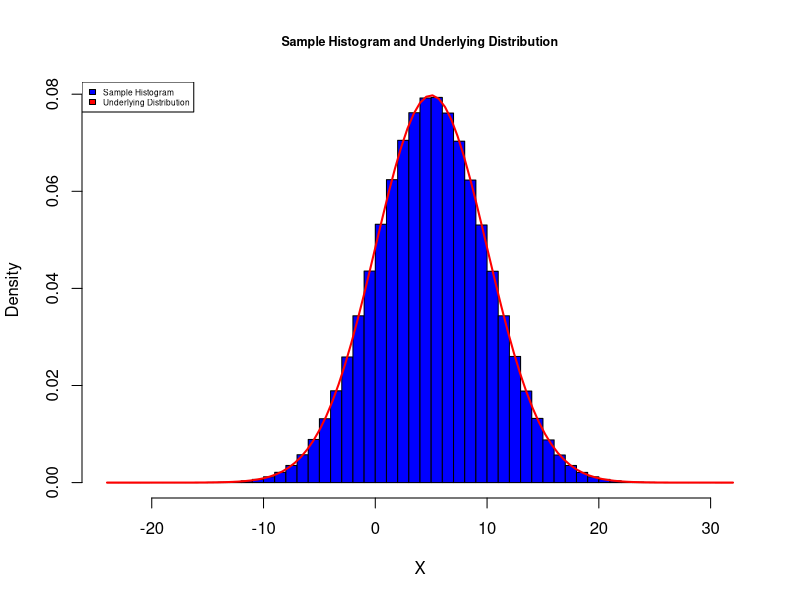
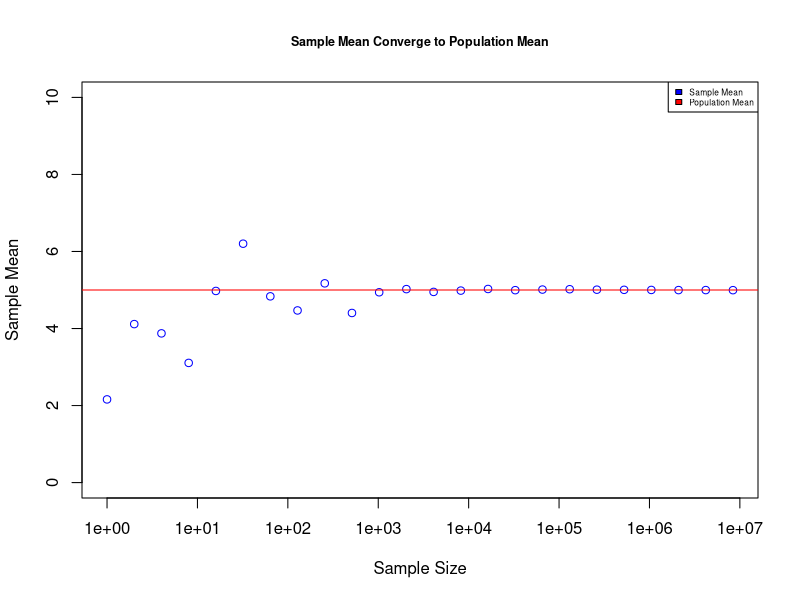
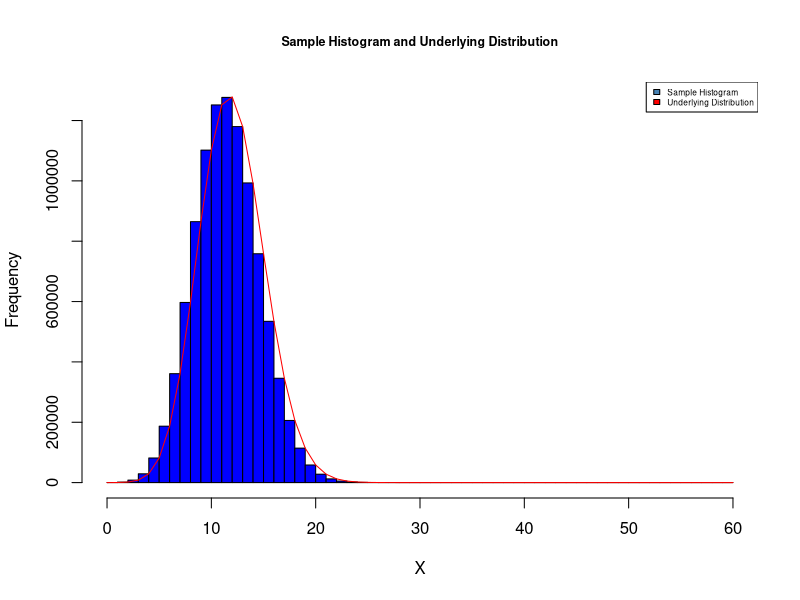
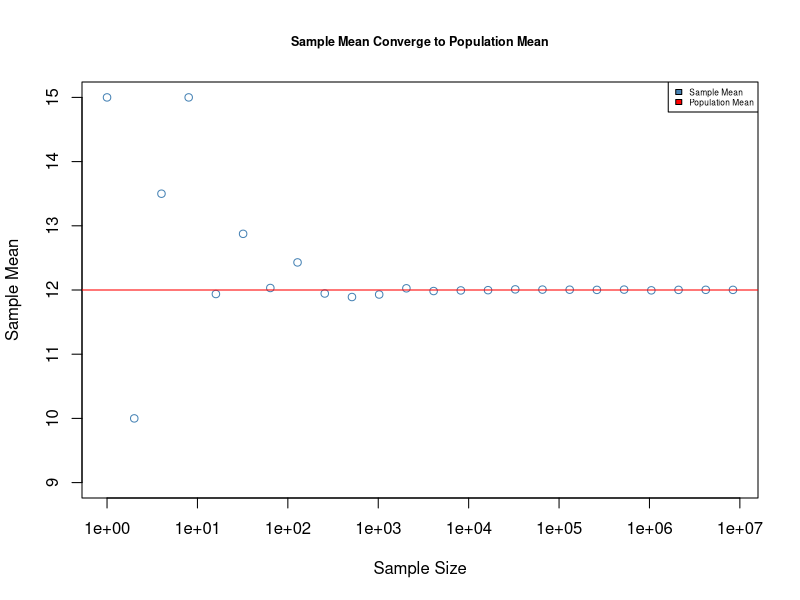
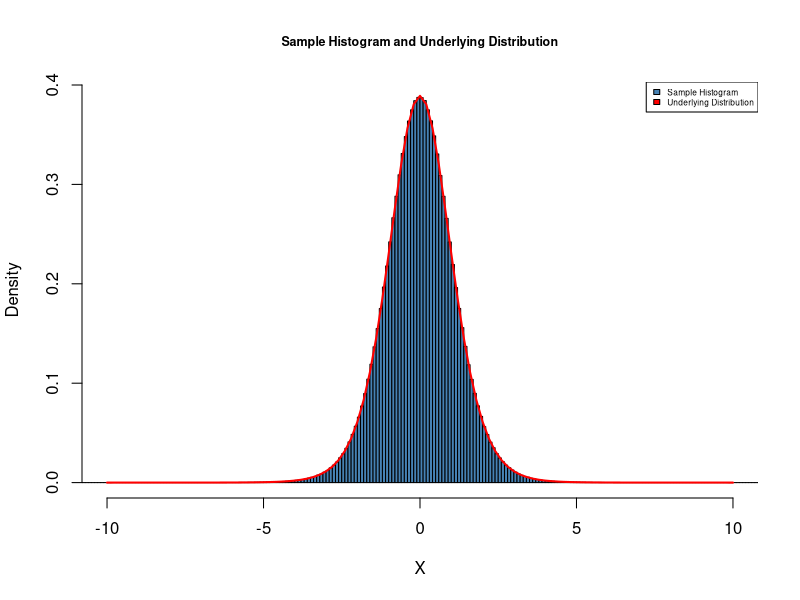
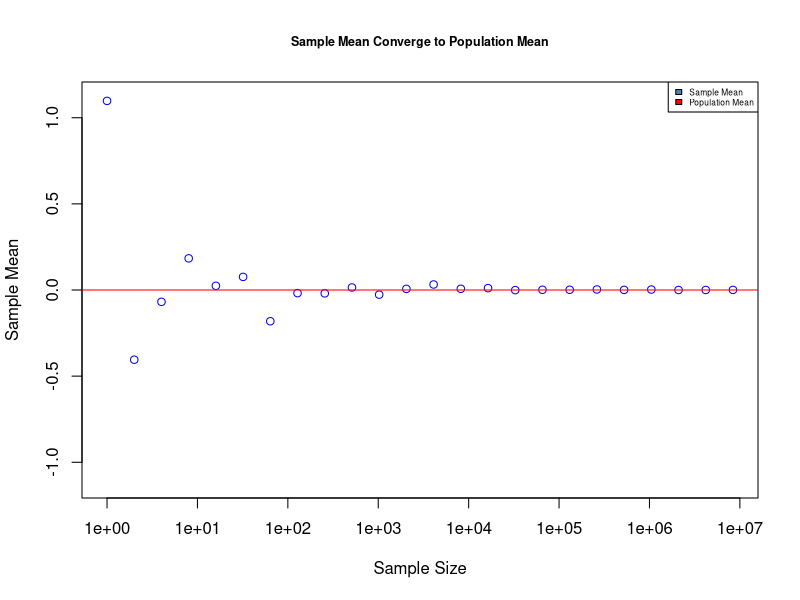
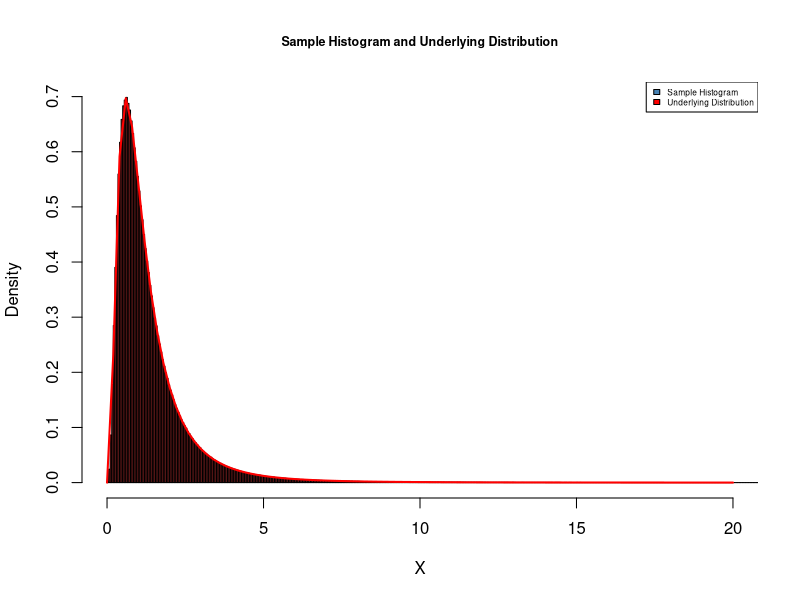
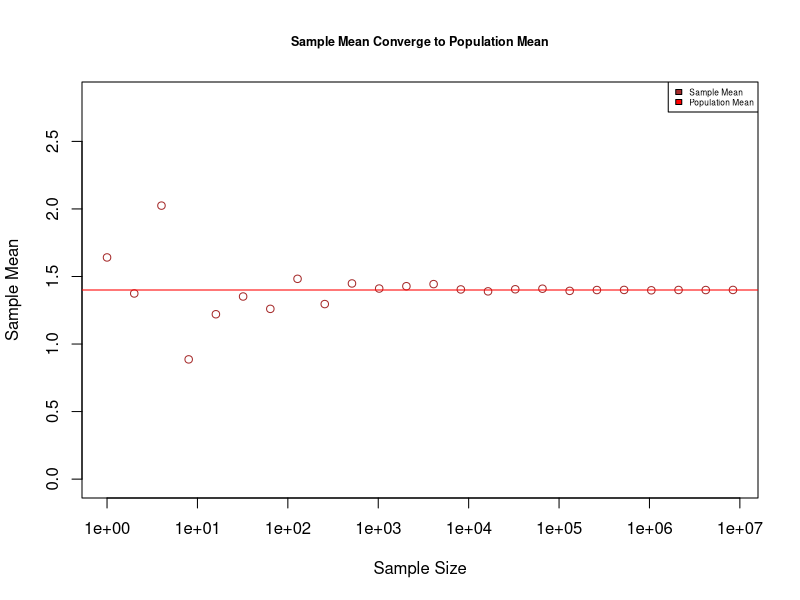

Recreate these plots in R, in order. (Note: a time limit stopped this script after it produced the figures.)
# Normal(mu, sigma^2)
N = 10000000
mu = 5
sigma = 5
# randomly generate N samples from the underlying population
X = rnorm(N, mean = mu, sd = sigma)

#Expectations
E = mu 
Var = sigma^2
sd = sigma

# Plot the histogram of N samples 
# randomly draw from the underlying population distribution Normal(mu, sigma^2)

hist(X, 
     col = "blue" , 
     freq = FALSE, 
     breaks = 50, 
     main = 'Sample Histogram and Underlying Distribution',cex.main=0.75)
#Draws from Underlying Distribution
x = seq(range(X)[1], range(X)[2], by = diff(range(X))/50 )
curve(dnorm(x, mean = mu, sd = sigma), 
      col = "red", 
      lwd = "2", 
      add = TRUE)
legend("topleft",c("Sample Histogram","Underlying Distribution"),fill=c("blue","red"),cex = 0.5 )

# The estimator is the sample mean: 1\n sum x_i

# The following is the sample size vector contains 24 samples
Sample_Size = 2^(0:23)
Sample_Mean = numeric(length = length(Sample_Size))
for (i in 1:length(Sample_Size)) {
  Sample_X = sample(X, size = Sample_Size[i] , replace = FALSE, prob = NULL)
  Mean_X = mean(Sample_X)
  Sample_Mean[i]=Mean_X
}
plot(Sample_Size, Sample_Mean, log = "x", ylim =c(mu-sigma,mu+sigma), 
     xlab ='Sample Size', ylab = 'Sample Mean', col = 'blue',
     main = 'Sample Mean Converge to Population Mean',cex.main=0.75)
abline(a = NULL, b = NULL, h = mu, col = 'red')
legend("topright",c("Sample Mean","Population Mean"),fill=c("blue","red"),cex = 0.5 )

# Binomial Distribution

N = 10000000
n_trials = 60
p = 0.2

# Randomly generate N samples from the underlying population
X = rbinom(n=N, size = n_trials, prob = p)

#Theoretical Expectations
E = n_trials*p 
Var = n_trials*p*(1-p) 
sd = as.integer(sqrt(Var))

#Plot the histogram of N Samples
#Randomly draw from the underlying population distribution N(mu,sigma^2)

hist(X,
     col = "blue",
     prob = FALSE,
     breaks = seq(0, n_trials,1),
     main = 'Sample Histogram and Underlying Distribution', cex.main=0.75)

x = seq(0,n_trials,1)
lines(x,dbinom(x,n_trials,p)* N ,col="red")
legend("topright",c("Sample Histogram","Underlying Distribution"),fill=c("steelblue","red"),cex = 0.5 )

#Underlying Population which is n_Trials*p=50*0.4=20. 
#The estimator is the sample mean: 1\n sum x_i

#The following is the sample size vector contains 24 samples
Sample_Size = 2^(0:23)
# Initialize a vector with 24 entries to store the sample mean value with each sample size candidiate
Sample_Mean = numeric(length = length(Sample_Size))
# Calculate the sample mean for each sample size 
for (i in 1:length(Sample_Size)) {
  Sample_X = sample(X, size = Sample_Size[i] , replace = FALSE, prob = NULL)
  Mean_X = mean(Sample_X)
  Sample_Mean[i]=Mean_X
}
# plot the sample mean for each sample size
plot(Sample_Size, Sample_Mean, log = "x", ylim =c(E-sd,E+sd), 
     xlab ='Sample Size', ylab = 'Sample Mean', col = 'steelblue',
     main = 'Sample Mean Converge to Population Mean',cex.main=0.75)
# Plot the Theoretical Expectation or Population Mean
abline(a = NULL, b = NULL, h = E, col = 'red')
legend("topright",c("Sample Mean","Population Mean"),fill=c("steelblue","red"),cex = 0.5 )


# t-distribution(df)
N = 10000000
df = 10
X = rt(N, df, ncp = 0)
E = 0
Var = ifelse(df > 2, df/(df-2), Inf)
sd = sqrt(Var)

# draw the histogram of N samples randomly draw 
# from the underlying population distribution t(df)
hist(X, 
     col = "steelblue" , 
     freq = FALSE, 
     breaks = 200, 
     xlim= c(-10,10), 
     main = 'Sample Histogram and Underlying Distribution',cex.main=0.75)
# draw the the underlying population distribution t(df)
x = seq(range(X)[1], range(X)[2], by = diff(range(X))/50 )
curve(dt(x,df), 
      col = "red", 
      lwd = "2", 
      add = TRUE)
legend("topright",c("Sample Histogram","Underlying Distribution"),fill=c("steelblue","red"),cex = 0.5 )

# Underlying population mu. The estimator is the sample mean: 1\n sum x_i

# the following is the sample size vector contains 24 samples
Sample_Size = 2^(0:23)
# initialize a vector with 24 entries to store the sample mean value with each sample size candidiate
Sample_Mean = numeric(length = length(Sample_Size))
# calculate the sample mean for each sample size candidiate
for (i in 1:length(Sample_Size)) {
  Sample_X = sample(X, size = Sample_Size[i] , replace = FALSE, prob = NULL)
  Mean_X = mean(Sample_X)
  Sample_Mean[i]=Mean_X
}
# plot the sample mean for each sample size candidiate
plot(Sample_Size, Sample_Mean, log = "x", ylim =c(E-sd,E+sd), 
     xlab ='Sample Size', ylab = 'Sample Mean', col = 'blue',
     main = 'Sample Mean Converge to Population Mean',cex.main=0.75)
abline(a = NULL, b = NULL, h = E, col = 'red')
legend("topright",c("Sample Mean","Population Mean"),fill=c("steelblue","red"),cex = 0.5 )

#f-distribution(df1,df2)

N = 10000000
df1 = 9
df2 = 7
# randomly generate N samples from the underlying population
X = rf(N, df1, df2)
E = df2/(df2-2)
Var =2*df2^2*(df1+df2-2)/(df1*(df2-2)^2*(df2-4))
sd = sqrt(Var) 

# draw the histogram of N samples randomly draw 
hist(X, 
     col = "brown" , 
     freq = FALSE, 
     breaks = 5000, 
     xlim= c(0,20),
     main = 'Sample Histogram and Underlying Distribution',cex.main=0.75)
# Draw the the underlying population distribution f(df1, df2)
x = seq(range(X)[1], range(X)[2], by = diff(range(X))/50 )
curve(df(x,df1,df2), 
      col = "red", 
      lwd = "2", 
      add = TRUE)
legend("topright",c("Sample Histogram","Underlying Distribution"),fill=c("steelblue","red"),cex = 0.5 )

#The estimator is the sample mean: 1\n sum x_i

# the following is the sample size vector contains 24 samples
Sample_Size = 2^(0:23)
# initialize a vector with 24 entries to store the sample mean value with each sample size candidiate
Sample_Mean = numeric(length = length(Sample_Size))
for (i in 1:length(Sample_Size)) {
  Sample_X = sample(X, size = Sample_Size[i] , replace = FALSE, prob = NULL)
  Mean_X = mean(Sample_X)
  Sample_Mean[i]=Mean_X
}
# plot the sample mean for each sample size candidiate
plot(Sample_Size, Sample_Mean, log = "x", ylim =c(E-sd,E+sd), 
     xlab ='Sample Size', ylab = 'Sample Mean', col = "brown",
     main = 'Sample Mean Converge to Population Mean',cex.main=0.75)
# Plot the Theoretical Expectation or Population Mean
abline(a = NULL, b = NULL, h = E, col = 'red')
legend("topright",c("Sample Mean","Population Mean"),fill=c("brown","red"),cex = 0.5 )

#Chi distribution

N = 10000000
df = 7
# randomly generate N samples from the underlying population
X = rchisq(N, df, ncp = 0)
E = df
Var =2*df
sd = as.integer(sqrt(Var))

# draw the histogram of N samples randomly draw from the underlying population distribution Chi(df)
hist(X, 
     col = "steelblue" , 
     freq = FALSE, 
     breaks = 50, 
     main = 'Sample Histogram and Underlying Distribution',cex.main=0.75)
# draw the the underlying population distribution Chi(df)
x = seq(range(X)[1], range(X)[2], by = diff(range(X))/50 )
curve(dchisq(x,df), 
      col = "red", 
      lwd = "2", 
      add = TRUE)
legend("topright",c("Sample Histogram","Underlying Distribution"),fill=c("steelblue","red"),cex = 0.5 )

# Underlying population mu. The estimator is the sample mean: 1\n sum x_i
# the sample size vector contains 24 sample sieze
Sample_Size = 2^(0:23)
# initialize a vector with 24 entries to store the sample mean value with each sample size candidiate
Sample_Mean = numeric(length = length(Sample_Size))
# calculate the sample mean for each sample size candidiate
for (i in 1:length(Sample_Size)) {
  Sample_X = sample(X, size = Sample_Size[i] , replace = FALSE, prob = NULL)
  Mean_X = mean(Sample_X)
  Sample_Mean[i]=Mean_X
}
plot(Sample_Size, Sample_Mean, log = "x", ylim =c(E-sd,E+sd), 
     xlab ='Sample Size', ylab = 'Sample Mean', col = 'steelblue',
     main = 'Sample Mean Converge to Population Mean',cex.main=0.75)
# Plot the Theoretical Expectation or Population Mean
abline(a = NULL, b = NULL, h = E, col = 'red')
legend("topright",c("Sample Mean","Population Mean"),fill=c("steelblue","red"),cex = 0.5 )

#Normal Distribution(mu, sigma^2)
N = 10000000
mu = 20
sigma = 5
X = rnorm(N, mean = mu, sd = sigma)
E = mu
Var = sigma^2
sd = sigma

#Histogram

hist(X, 
     col = "blue" , 
     freq = FALSE, 
     breaks = 50, 
     main = 'Sample Histogram and Underlying Distribution',cex.main=0.75)

x = seq(range(X)[1], range(X)[2], by = diff(range(X))/50 )
curve(dnorm(x, mean = mu, sd = sigma), 
      col = "red", 
      lwd = "2", 
      add = TRUE)
legend("topleft",c("Sample Histogram","Underlying Distribution"),fill=c("steelblue","red"),cex = 0.5 )

#small Sample and Large Sample
Sample_Size = c(10, 100000 )
reps = 2000
#i=1 #small sample 
#i=2 #large sample
i=1
samples <- replicate(reps, sample(X,size = Sample_Size[i],replace = FALSE, prob = NULL) )
sample_Means <- colMeans(samples)

# Plot the density histogram for Sample Means of reps many of repetitions
hist(sample_Means, 
     col = "steelblue" , 
     freq = FALSE, 
     breaks = 200, 
     main = 'Sample Mean Histogram and Normal Distribution',cex.main=0.75)
x = seq(range(sample_Means)[1], range(sample_Means)[2], by = diff(range(sample_Means))/50 )
curve(dnorm(x, mean = E, sd = sd/sqrt(Sample_Size[i])), 
      col = "red", 
      lwd = "2", 
      add = TRUE)
legend("topleft",c("Sample Mean Histogram","Normal Distribution"),fill=c("steelblue","red"),cex = 0.5 )

# Plot the Normalized Sample Mean together with Standard Normal Distribution
Nsample_Means = (sample_Means-E)/(sd/sqrt(Sample_Size[i]))
# Plot the density histogram for Sample Means of reps many of repetitions
hist(Nsample_Means, 
     col = "steelblue" , 
     freq = FALSE, 
     breaks = 200, 
     xlab = 'Normalized Sample Mean',
     main = 'Normalized Sample Mean Histogram and Standard Normal Distribution',cex.main=0.75)
# Plot Normal Distribution
curve(dnorm(x, mean = 0, sd = 1), 
      col = "red", 
      lwd = "2", 
      add = TRUE)
legend("topleft",c("Sample Mean Histogram","Normal Distribution"),fill=c("steelblue","red"),cex = 0.5 )

#Binomial DIstribution
N = 10000000
n_Trials = 40
p = 0.2
# randomly generate N samples from the underlying population
X = rbinom(n=N, size = n_Trials, prob=p)

E = n_Trials*p 
Var = n_Trials*p*(1-p) 
sd = as.integer(sqrt(Var)) 
sd = sqrt(Var) 
#Draw the histogram of N samples randomly draw from the underlying population distribution Normal(mu, sigma^2)
hist(X, 
     col = "steelblue" , 
     prob = FALSE,
     breaks = seq(0,n_Trials,1),
     main = 'Sample Histogram and Underlying Distribution',cex.main=0.75)
# draw the the underlying population distribution Binomial(n,p)
x = seq(0,n_Trials,1)
lines(x,dbinom(x,n_Trials,p)* N ,col="red")
legend("topright",c("Sample Histogram","Underlying Distribution"),fill=c("steelblue","red"),cex = 0.5 )

#small Sample vs Large Sample
Sample_Size = c(2, 100000 )
#number of repetition
reps = 2000
#i=1 #small sample 
#i=2 #large sample
i=2
samples <- replicate(reps, sample(X,size = Sample_Size[i],replace = FALSE, prob = NULL) )
# calculate the sample mean for each iteration
sample_Means <- colMeans(samples)

# Plot the density histogram for Sample Means of reps many of repetitions
hist(sample_Means, 
     col = "steelblue" , 
     freq = FALSE, 
     breaks = 200, 
     main = 'Sample Mean Histogram and Normal Distribution',cex.main=0.75)
# draw the convergent Normal(E, Var)
x = seq(0,n_Trials,1)
curve(dnorm(x, mean = E, sd = sd/sqrt(Sample_Size[i])), 
      col = "red", 
      lwd = "2", 
      add = TRUE)
legend("topleft",c("Sample Mean Histogram","Normal Distribution"),fill=c("steelblue","red"),cex = 0.5 )

# Plot the Normalized Sample Mean together with Standard Normal Distribution Normalize Sample mean
Nsample_Means = (sample_Means-E)/(sd/sqrt(Sample_Size[i]))
# Plot the density histogram for Sample Means of reps many of repetitions
hist(Nsample_Means, 
     col = "steelblue" , 
     freq = FALSE, 
     breaks = 200, 
     xlab = 'Normalized Sample Mean',
     main = 'Normalized Sample Mean Histogram and Standard Normal Distribution',cex.main=0.75)
# draw the standard Normal Distribution
curve(dnorm(x, mean = 0, sd = 1), 
      col = "red", 
      lwd = "2", 
      add = TRUE)
legend("topleft",c("Sample Mean Histogram","Normal Distribution"),fill=c("steelblue","red"),cex = 0.5 )

# t-distribution(df)
N = 10000000
df = 10
X = rt(N, df, ncp = 0)
E = 0
Var = ifelse(df > 2, df/(df-2), Inf)
sd = sqrt(Var)
# Histogram
hist(X, 
     col = "blue" , 
     freq = FALSE, 
     breaks = 200, 
     xlim= c(-10,10), 
     main = 'Sample Histogram and Underlying Distribution',cex.main=0.75)

x = seq(range(X)[1], range(X)[2], by = diff(range(X))/50 )
curve(dt(x,df), 
      col = "red", 
      lwd = "2", 
      add = TRUE)
legend("topright",c("Sample Histogram","Underlying Distribution"),fill=c("steelblue","red"),cex = 0.5 )


# small Sample vs Large Sample
Sample_Size = c(2, 100000 )
# number of repetition
reps = 2000
### 
#i=1 #small sample 
#i=2 #large sample
i=2
samples <- replicate(reps, sample(X,size = Sample_Size[i],replace = FALSE, prob = NULL) )
# calculate the sample mean for each iteration
sample_Means <- colMeans(samples)

# Plot the density histogram for Sample Means of reps many of repetitions
hist(sample_Means, 
     col = "steelblue" , 
     freq = FALSE, 
     breaks = 200, 
     main = 'Sample Mean Histogram and Normal Distribution',cex.main=0.75)
# draw the convergent Normal(E, Var)
x = seq(range(sample_Means)[1], range(sample_Means)[2], by = diff(range(sample_Means))/50 )
curve(dnorm(x, mean = E, sd = sd/sqrt(Sample_Size[i])), 
      col = "red", 
      lwd = "2", 
      add = TRUE)
legend("topleft",c("Sample Mean Histogram","Normal Distribution"),fill=c("steelblue","red"),cex = 0.5 )

# Plot the Normalized Sample Mean together with Standard Normal Distribution Normalize Sample mean
Nsample_Means = (sample_Means-E)/(sd/sqrt(Sample_Size[i]))
# Plot the density histogram for Sample Means of reps many of repetitions
hist(Nsample_Means, 
     col = "steelblue" , 
     freq = FALSE, 
     breaks = 200, 
     xlab = 'Normalized Sample Mean',
     main = 'Normalized Sample Mean Histogram and Standard Normal Distribution',cex.main=0.75)
# draw the standard Normal Distribution
curve(dnorm(x, mean = 0, sd = 1), 
      col = "red", 
      lwd = "2", 
      add = TRUE)
legend("topleft",c("Sample Mean Histogram","Normal Distribution"),fill=c("steelblue","red"),cex = 0.5 )

# F-Distribution
N = 10000000
df1 = 9
df2 = 7 
X = rf(N, df1, df2)
E = df2/(df2-2)
Var =2*df2^2*(df1+df2-2)/(df1*(df2-2)^2*(df2-4)) 
sd = sqrt(Var)

#Histogram
hist(X, 
     col = "steelblue" , 
     freq = FALSE, 
     breaks = 5000, 
     xlim= c(0,20),
     main = 'Sample Histogram and Underlying Distribution',cex.main=0.75)
#Draw f(df1, df2)
x = seq(range(X)[1], range(X)[2], by = diff(range(X))/50 )
curve(df(x,df1,df2), 
      col = "red", 
      lwd = "2", 
      add = TRUE)
legend("topright",c("Sample Histogram","Underlying Distribution"),fill=c("steelblue","red"),cex = 0.5 )

Sample_Size = c(2, 100000 )
reps = 2000
#i=1 #small sample 
#i=2 #large sample
i=1
samples <- replicate(reps, sample(X,size = Sample_Size[i],replace = FALSE, prob = NULL) )
## calculate the sample mean for each iteration
sample_Means <- colMeans(samples)

# Plot the density histogram for Sample Means of reps many of repetitions
hist(sample_Means, 
     col = "steelblue" , 
     freq = FALSE, 
     breaks = 200, 
     main = 'Sample Mean Histogram and Normal Distribution',cex.main=0.75)
# draw the convergent Normal(E, Var)
x = seq(range(sample_Means)[1], range(sample_Means)[2], by = diff(range(sample_Means))/50 )
curve(dnorm(x, mean = E, sd = sd/sqrt(Sample_Size[i])), 
      col = "red", 
      lwd = "2", 
      add = TRUE)
legend("topleft",c("Sample Mean Histogram","Normal Distribution"),fill=c("steelblue","red"),cex = 0.5 )

#Plot the Normalized Sample Mean together with Standard Normal Distribution
#Normalize Sample mean
Nsample_Means = (sample_Means-E)/(sd/sqrt(Sample_Size[i]))
hist(Nsample_Means, 
     col = "steelblue" , 
     freq = FALSE, 
     breaks = 200, 
     xlab = 'Normalized Sample Mean',
     main = 'Normalized Sample Mean Histogram and Standard Normal Distribution',cex.main=0.75)
# draw the standard Normal Distribution
curve(dnorm(x, mean = 0, sd = 1), 
      col = "red", 
      lwd = "2", 
      add = TRUE)
legend("topleft",c("Sample Mean Histogram","Normal Distribution"),fill=c("steelblue","red"),cex = 0.5 )

#Chi(df)
N = 10000000
df = 5

X = rchisq(N, df, ncp = 0)
E = df
Var =2*df 
sd = sqrt(Var)

#Histogram for N 
x = seq(range(X)[1], range(X)[2], by = diff(range(X))/50 )
hist(X, 
     col = "steelblue" , 
     freq = FALSE, 
     breaks = 50, 
     main = 'Sample Histogram and Underlying Distribution',cex.main=0.75)
# draw the the underlying population distribution Chi(df)
curve(dchisq(x,df), 
      col = "red", 
      lwd = "2", 
      add = TRUE)
legend("topright",c("Sample Histogram","Underlying Distribution"),fill=c("steelblue","red"),cex = 0.5 )

#small Sample vs Large Sample
Sample_Size = c(2, 100000 )
reps = 2000
#i=1 #small sample 
#i=2 #large sample
i=2
samples <- replicate(reps, sample(X,size = Sample_Size[i],replace = FALSE, prob = NULL) )
## calculate the sample mean for each iteration
sample_Means <- colMeans(samples)

# Plot the density histogram for Sample Means of reps many of repetitions
hist(sample_Means, 
     col = "steelblue" , 
     freq = FALSE, 
     breaks = 200, 
     main = 'Sample Mean Histogram and Normal Distribution',cex.main=0.75)
# draw the convergent Normal(E, Var)
x = seq(range(sample_Means)[1], range(sample_Means)[2], by = diff(range(sample_Means))/50 )
curve(dnorm(x, mean = E, sd = sd/sqrt(Sample_Size[i])), 
      col = "red", 
      lwd = "2", 
      add = TRUE)
legend("topleft",c("Sample Mean Histogram","Normal Distribution"),fill=c("steelblue","red"),cex = 0.5 )
